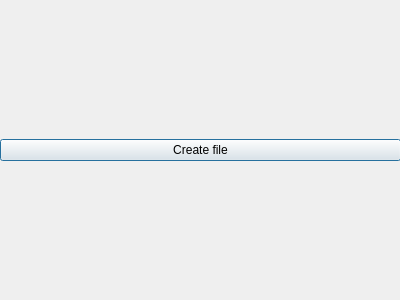
<?xml version="1.0" encoding="UTF-8"?>
<ui version="4.0">
 <class>Dialog</class>
 <widget class="QDialog" name="Dialog">
  <property name="geometry">
   <rect>
    <x>0</x>
    <y>0</y>
    <width>400</width>
    <height>300</height>
   </rect>
  </property>
  <property name="windowTitle">
   <string>Dialog</string>
  </property>
  <widget class="QWidget" name="verticalLayoutWidget">
   <property name="geometry">
    <rect>
     <x>0</x>
     <y>0</y>
     <width>401</width>
     <height>301</height>
    </rect>
   </property>
   <layout class="QVBoxLayout" name="verticalLayout">
    <item>
     <widget class="QPushButton" name="pushButton">
      <property name="text">
       <string>Create file</string>
      </property>
     </widget>
    </item>
   </layout>
  </widget>
 </widget>
 <resources/>
 <connections/>
</ui>
